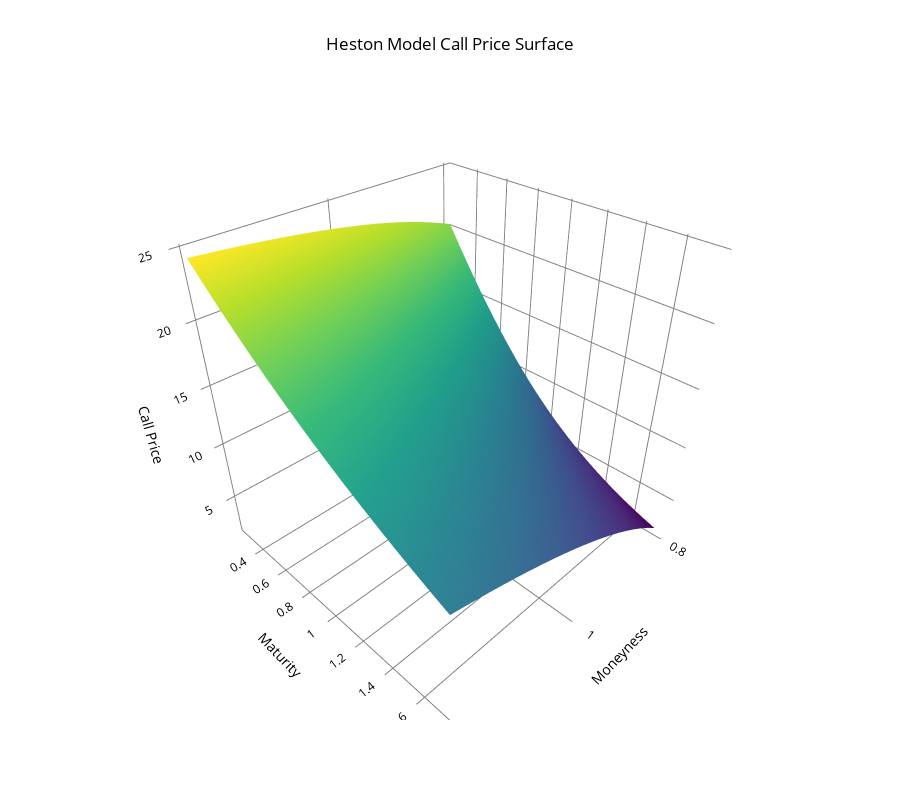
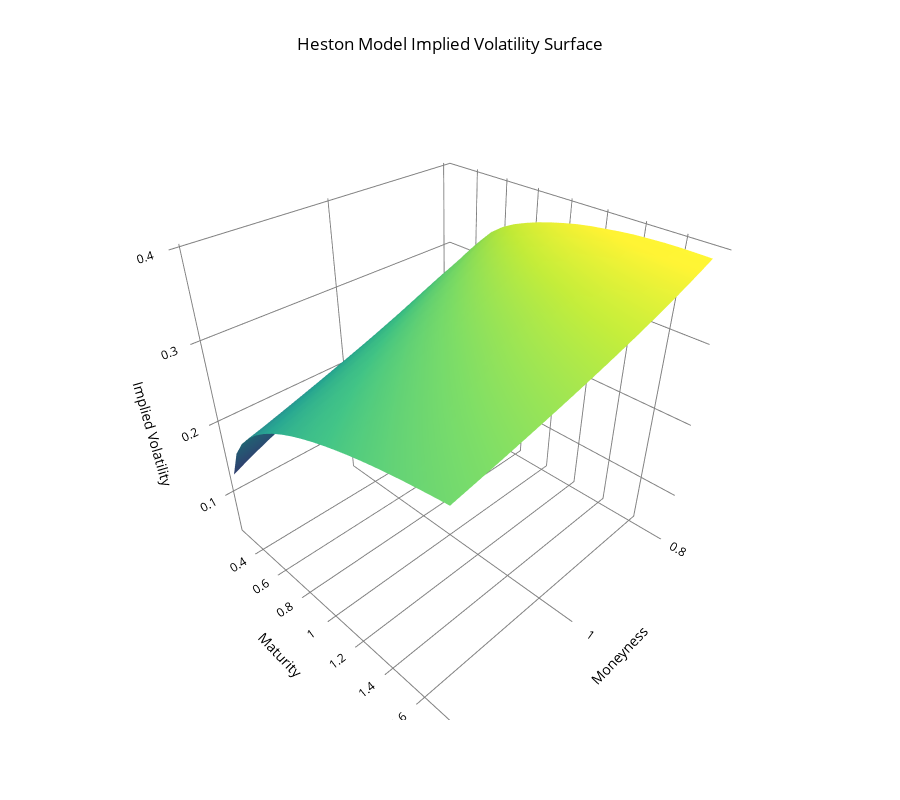

These figures' notebook cell, in order:
### Code cell
PlotSurface(df = SURFheston, x = 'Moneyness', y = 'Maturity', z = 'Call Price', model = 'Heston Model')
PlotSurface(df = SURFheston, x = 'Moneyness', y = 'Maturity', z = 'Implied Volatility', model = 'Heston Model')

### Figure 1 — Plotly figure (JSON) as saved in the notebook; plotly's stock layout.template omitted (floating-point values rounded to 4 significant figures; data arrays with more than 128 entries replaced by an {"elided": "..."} marker saying what was removed)
{"data": [{"colorscale": [[0, "#440154"], [0.1111, "#482878"], [0.2222, "#3e4989"], [0.3333, "#31688e"], [0.4444, "#26828e"], [0.5556, "#1f9e89"], [0.6667, "#35b779"], [0.7778, "#6ece58"], [0.8889, "#b5de2b"], [1, "#fde725"]], "showscale": false, "type": "surface", "x": {"elided": "21x21 float values"}, "y": {"elided": "21x21 float values"}, "z": {"elided": "21x21 float values"}}], "layout": {"font": {"color": "black"}, "height": 800, "scene": {"xaxis": {"backgroundcolor": "white", "gridcolor": "grey", "showbackground": true, "title": {"text": "Moneyness"}}, "yaxis": {"backgroundcolor": "white", "gridcolor": "grey", "showbackground": true, "title": {"text": "Maturity"}}, "zaxis": {"backgroundcolor": "white", "gridcolor": "grey", "showbackground": true, "title": {"text": "Call Price"}}}, "title": {"text": "Heston Model Call Price Surface", "x": 0.5, "xanchor": "center"}}}

### Figure 2 — Plotly figure (JSON) as saved in the notebook; plotly's stock layout.template omitted (floating-point values rounded to 4 significant figures; data arrays with more than 128 entries replaced by an {"elided": "..."} marker saying what was removed)
{"data": [{"colorscale": [[0, "#440154"], [0.1111, "#482878"], [0.2222, "#3e4989"], [0.3333, "#31688e"], [0.4444, "#26828e"], [0.5556, "#1f9e89"], [0.6667, "#35b779"], [0.7778, "#6ece58"], [0.8889, "#b5de2b"], [1, "#fde725"]], "showscale": false, "type": "surface", "x": {"elided": "21x21 float values"}, "y": {"elided": "21x21 float values"}, "z": {"elided": "21x21 float values"}}], "layout": {"font": {"color": "black"}, "height": 800, "scene": {"xaxis": {"backgroundcolor": "white", "gridcolor": "grey", "showbackground": true, "title": {"text": "Moneyness"}}, "yaxis": {"backgroundcolor": "white", "gridcolor": "grey", "showbackground": true, "title": {"text": "Maturity"}}, "zaxis": {"backgroundcolor": "white", "gridcolor": "grey", "showbackground": true, "title": {"text": "Implied Volatility"}}}, "title": {"text": "Heston Model Implied Volatility Surface", "x": 0.5, "xanchor": "center"}}}
